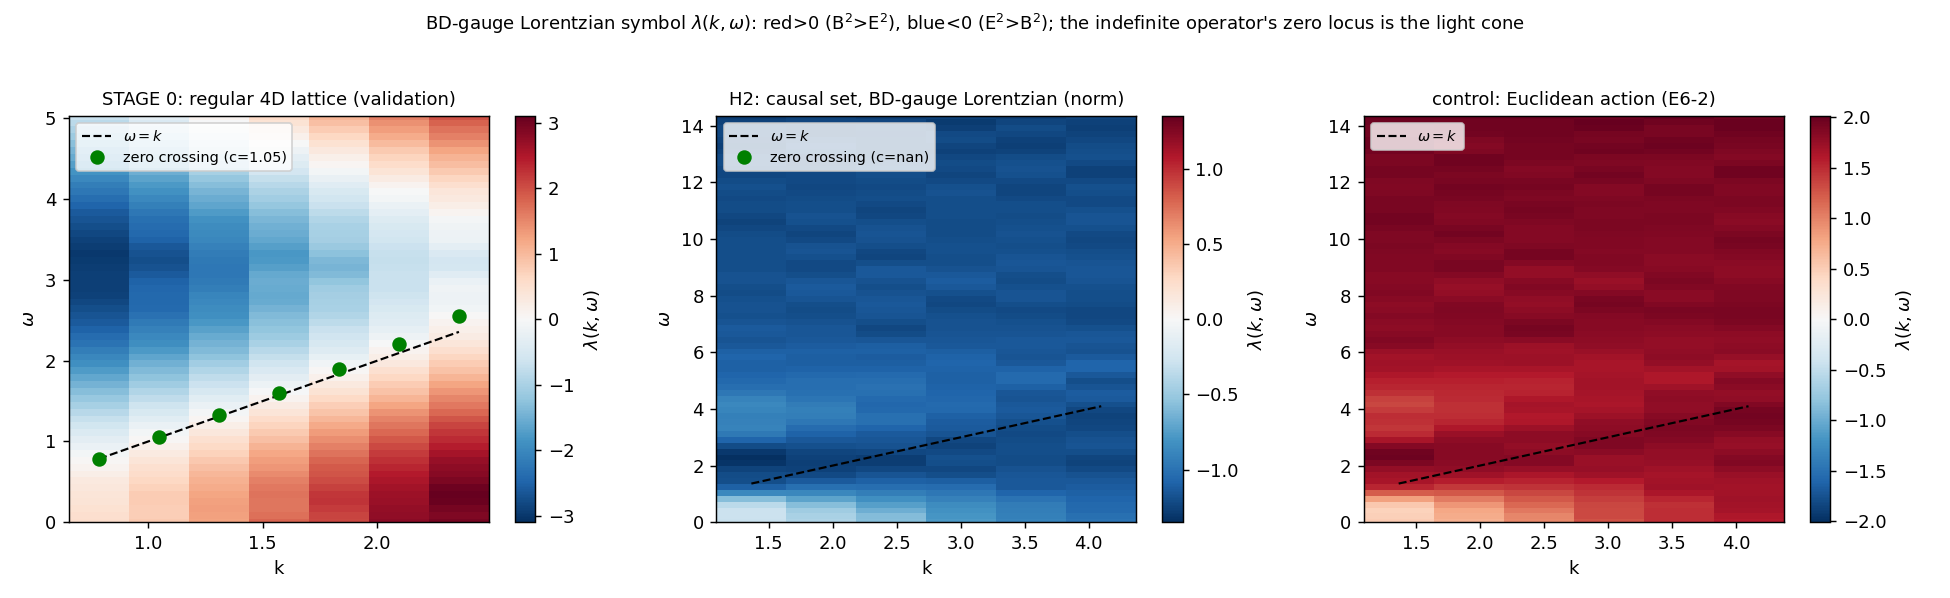

Source code (Python):
"""E6_3_bd_lorentzian.py -- gate H1 + H2 of the BD-gauge LORENTZIAN operator.

Pre-registered in E6_BD_GAUGE.md / E6_BD_GAUGE_LORENTZIAN. Builds the indefinite
(E^2-B^2) gauge operator M_L = B^T diag(w) B on causal-diamond plaquettes (e6_bd_core),
with w_P the Minkowski signature of each plaquette's area bivector (B-type +, E-type -).

Stages:
  STAGE 0 (mandatory validation): the SAME operator+symbol machinery on an OPEN regular
    4D lattice, where free Maxwell (omega=ck) is the known answer. The E/B split is exact
    there (axis-plane plaquettes). If the method does not recover ck on the lattice, no
    causal-set reading is trustworthy -- this isolates any causal-set failure as
    non-locality rather than a bug in the construction.
  H1 (causal sprinkling): gauge invariance of M_L to < 1e-10 (theta -> theta + G lam).
  H2 (causal sprinkling): the symbol lambda(k,omega)=<theta,M_L theta>/<theta,theta> for
    transverse plane-wave 1-forms; an INDEFINITE operator has a ZERO CROSSING (B^2=E^2),
    not a minimum -- we test whether the crossing follows omega=ck (c not inserted).
    The Euclidean naive action (mode='euclid', = E6-2) is run as the contrast control.

Central diagnostic figure: lambda(k,omega) for lattice (validation) and causal set.
c is the FITTED slope of the zero-crossing locus -- never inserted.
"""
from __future__ import annotations

import json
import sys
import time
from pathlib import Path

import numpy as np
import matplotlib
matplotlib.use("Agg")
import matplotlib.pyplot as plt

HERE = Path(__file__).resolve().parent
E5 = HERE.parent / "e5"
ORI = HERE.parents[1] / "vacuum_structure" / "orientation"
sys.path.insert(0, str(HERE)); sys.path.insert(0, str(E5)); sys.path.insert(0, str(ORI))
from e5_core import causal_diamond_plaquettes              # noqa: E402
from orientation_core import causal_link_graph             # noqa: E402
ROOT = HERE.parents[2]; sys.path.insert(0, str(ROOT / "src"))
from causal_core import sprinkle_box                       # noqa: E402
from e6_bd_core import (                                   # noqa: E402
    build_incidence, build_operator, plaquette_vertices, plaquette_bivectors,
    lorentzian_weights, transverse_pols, plane_wave_theta, zero_crossing)


# ====================================================================== #
# Open regular 4D lattice (validation substrate; time = axis 0)
# ====================================================================== #
def build_open_lattice(shape):
    shape = tuple(int(s) for s in shape); d = len(shape)
    coords = np.array(np.unravel_index(np.arange(int(np.prod(shape))), shape)).T
    pts = coords.astype(float)                              # (N,d), time = col 0
    nid = {tuple(c): i for i, c in enumerate(coords)}
    emap = {}; edges = []
    for i, c in enumerate(coords):
        for mu in range(d):
            cn = c.copy(); cn[mu] += 1
            if cn[mu] < shape[mu]:
                j = nid[tuple(cn)]
                lo, hi = (i, j) if i < j else (j, i)
                if (lo, hi) not in emap:
                    emap[(lo, hi)] = len(edges); edges.append((lo, hi))
    edges = np.array(edges, dtype=np.int64)

    def lid(u, v):
        return emap[(min(u, v), max(u, v))]
    plinks, psigns = [], []
    for i, c in enumerate(coords):
        for mu in range(d):
            for nu in range(mu + 1, d):
                cm = c.copy(); cm[mu] += 1
                cn = c.copy(); cn[nu] += 1
                cmn = c.copy(); cmn[mu] += 1; cmn[nu] += 1
                if cm[mu] >= shape[mu] or cn[nu] >= shape[nu]:
                    continue
                v0 = i; v1 = nid[tuple(cm)]; v2 = nid[tuple(cmn)]; v3 = nid[tuple(cn)]
                loop = [(v0, v1), (v1, v2), (v2, v3), (v3, v0)]
                plinks.append([lid(u, v) for (u, v) in loop])
                psigns.append([1.0 if u < v else -1.0 for (u, v) in loop])
    return pts, edges, np.array(plinks, np.int64), np.array(psigns, float)


# ====================================================================== #
# Symbol grid lambda(k,omega) via plaquette holonomies (no dense M needed)
# ====================================================================== #
def holonomies(plaq_links, plaq_signs, theta):
    return (plaq_signs * theta[plaq_links]).sum(axis=1)


def symbol_grid(edges, pts, plaq_links, plaq_signs, w, kmags, dirs, omegas):
    nk, nw = len(kmags), len(omegas)
    grid = np.zeros((nk, nw))
    for ik, km in enumerate(kmags):
        acc = np.zeros(nw); cnt = 0
        for dvec in dirs:
            kvec = km * dvec
            for eps in transverse_pols(dvec):
                for iw, om in enumerate(omegas):
                    th = plane_wave_theta(edges, pts, kvec, om, eps)
                    den = float(th @ th)
                    if den <= 1e-12:
                        continue
                    f = holonomies(plaq_links, plaq_signs, th)
                    acc[iw] += float(np.sum(w * f * f) / den)
                cnt += 1
        grid[ik] = acc / max(cnt, 1)
    cross = np.array([zero_crossing(omegas, grid[ik]) for ik in range(nk)])
    return grid, cross


def fit_c(kmags, cross):
    m = np.isfinite(cross)
    if m.sum() < 2:
        return np.nan, np.nan, int(m.sum())
    k = np.asarray(kmags)[m]; o = cross[m]
    c = float(np.sum(k * o) / np.sum(k * k))
    dev = float(np.sqrt(np.mean((o - c * k) ** 2)) / (np.sqrt(np.mean(o ** 2)) + 1e-12))
    return c, dev, int(m.sum())


# ====================================================================== #
def main():
    t0 = time.time()
    out = {}

    # ---------------- STAGE 0: regular-lattice validation ---------------- #
    pts_L, edges_L, pl_L, ps_L = build_open_lattice((8, 8, 8, 8))
    verts_L = plaquette_vertices(edges_L, pl_L, ps_L)
    _, e2_L, b2_L = plaquette_bivectors(pts_L, verts_L)
    w_L = lorentzian_weights(e2_L, b2_L, mode="sharp")     # exact on axis planes
    n_elec = int(np.sum(w_L < 0)); n_mag = int(np.sum(w_L > 0))
    # E/B classification sanity: electric planes (time involved) -> e2>0,b2=0
    cls_ok = bool(np.all((e2_L > 0) ^ (b2_L > 0)))         # each plaq purely E or B

    kmin_L = 2 * np.pi / 8
    kmags_L = np.linspace(kmin_L, 3.0 * kmin_L, 7)
    dirs = [np.array([1.0, 0, 0]), np.array([0, 1.0, 0]), np.array([0, 0, 1.0]),
            np.array([1, 1, 0]) / np.sqrt(2)]
    omegas_L = np.linspace(0.0, 1.6 * np.pi, 60)
    grid_L, cross_L = symbol_grid(edges_L, pts_L, pl_L, ps_L, w_L, kmags_L, dirs, omegas_L)
    cL, devL, nL = fit_c(kmags_L, cross_L)
    stage0_pass = bool(np.isfinite(cL) and 0.7 < cL < 1.4 and devL < 0.25 and cls_ok)
    out["stage0_lattice"] = {
        "shape": [8, 8, 8, 8], "n_plaq": int(pl_L.shape[0]),
        "n_electric": n_elec, "n_magnetic": n_mag, "EB_split_clean": cls_ok,
        "kmags": kmags_L.tolist(), "zero_crossing": cross_L.tolist(),
        "c_fit": cL, "rel_dev": devL, "n_crossings": nL, "pass": stage0_pass}

    # ---------------- causal sprinkling (same as E6-1/E6-2) ---------------- #
    rho, L_box = 0.5, 4.6
    rng = np.random.default_rng(1)
    pts = sprinkle_box(rho, [(0.0, L_box)] * 4, rng)
    g = causal_link_graph(pts)
    edges = g.edges
    _, pl, ps = causal_diamond_plaquettes(g, max_per_pair=3, seed=1)
    N = g.n; L = edges.shape[0]; P = pl.shape[0]

    # E/B population of the causal diamonds (physically central: is there magnetic content?)
    verts = plaquette_vertices(edges, pl, ps)
    _, e2c, b2c = plaquette_bivectors(pts, verts)
    w_norm = lorentzian_weights(e2c, b2c, mode="norm")
    w_sharp = lorentzian_weights(e2c, b2c, mode="sharp")
    frac_E = float(np.mean(b2c < e2c)); frac_B = float(np.mean(b2c > e2c))
    mean_wn = float(np.mean(w_norm))

    # ---------------- H1: gauge invariance of M_L (< 1e-10) ---------------- #
    M_L, B, G, _, _, _ = build_operator(edges, pl, ps, pts, N, mode="norm")
    rng2 = np.random.default_rng(7)
    h1 = []
    for _ in range(5):
        lam = rng2.standard_normal(N)
        r = M_L @ (G @ lam)
        h1.append(float(np.max(np.abs(r))))
    # normalise by operator scale so the threshold is meaningful
    scale = float(np.max(np.abs(M_L))) + 1e-30
    h1_max = max(h1); h1_rel = h1_max / scale
    H1_pass = h1_rel < 1e-10
    out["H1"] = {"BG_check_maxabs": float(np.max(np.abs(B @ G))),
                 "M_gauge_maxabs": h1_max, "operator_scale": scale,
                 "M_gauge_relative": h1_rel, "pass": bool(H1_pass)}

    # ---------------- H2: symbol zero crossing vs omega=ck ---------------- #
    kmin = 2 * np.pi / L_box
    kmags = np.linspace(kmin, 3.0 * kmin, 6)
    omegas = np.linspace(0.0, 3.5 * kmags[-1], 70)
    grids, crossings, cfits = {}, {}, {}
    for mode, w in [("norm", w_norm), ("sharp", w_sharp),
                    ("euclid", np.ones(P))]:
        gmode, cr = symbol_grid(edges, pts, pl, ps, w, kmags, dirs, omegas)
        c, dev, nc = fit_c(kmags, cr)
        grids[mode] = gmode; crossings[mode] = cr; cfits[mode] = (c, dev, nc)

    c_n, dev_n, nc_n = cfits["norm"]
    # H2 PASS: indefinite operator crosses zero along omega=ck, c~1, most k crossing
    H2_pass = bool(np.isfinite(c_n) and 0.7 < c_n < 1.4 and dev_n < 0.25
                   and nc_n >= max(2, len(kmags) - 1))
    # contrast: does the Euclidean control fail to cross (stays one sign)?
    eu_no_cross = bool(np.sum(np.isfinite(crossings["euclid"])) < 2)

    out["H2"] = {
        "kmags": kmags.tolist(),
        "frac_E_type": frac_E, "frac_B_type": frac_B, "mean_w_norm": mean_wn,
        "norm":   {"c_fit": c_n, "rel_dev": dev_n, "n_cross": nc_n,
                   "zero_crossing": crossings["norm"].tolist()},
        "sharp":  {"c_fit": cfits["sharp"][0], "rel_dev": cfits["sharp"][1],
                   "n_cross": cfits["sharp"][2],
                   "zero_crossing": crossings["sharp"].tolist()},
        "euclid": {"zero_crossing": crossings["euclid"].tolist(),
                   "no_crossing": eu_no_cross},
        "pass": H2_pass}

    # ---------------- verdict ---------------- #
    if not stage0_pass:
        tag = "STAGE0_FAIL"
        verdict = (f"STAGE 0 (lattice validation) FAILED: the operator+symbol method did "
                   f"NOT recover omega=ck on a regular 4D lattice (c={cL}, dev={devL}, "
                   f"EB_clean={cls_ok}). The construction is not validated; no causal-set "
                   f"reading is trustworthy. Fix the operator before any physics claim.")
    elif not H1_pass:
        tag = "H1_FAIL"
        verdict = (f"H1 FAIL: M_L not gauge-invariant (relative {h1_rel:.0e}). Should be "
                   f"automatic (F=d theta); a non-zero value signals a construction bug.")
    elif H2_pass:
        tag = "H2_PHOTON"
        verdict = (f"H1 PASS, STAGE0 PASS (lattice c={cL:.2f}), and H2 PASS: the BD-gauge "
                   f"Lorentzian symbol on the CAUSAL SET crosses zero along omega=ck with "
                   f"c={c_n:.2f} (dev {100*dev_n:.0f}%) -- the indefinite (E^2-B^2) split "
                   f"yields a relativistic dispersion the Euclidean action (E6-2) could "
                   f"not. Proceed to H3 (polarisation).")
    else:
        tag = "H2_FRONTIER"
        verdict = (f"H1 PASS, STAGE0 PASS (lattice c={cL:.2f} validates the method), but "
                   f"H2 does NOT pass on the CAUSAL SET: norm-mode c={c_n} dev={dev_n} "
                   f"crossings={nc_n}/{len(kmags)} (E-type frac={frac_E:.2f}, B-type "
                   f"frac={frac_B:.2f}, mean w={mean_wn:+.2f}). The indefinite signature is "
                   f"correct and gauge-invariant, and works on a manifold lattice, but the "
                   f"causal diamonds do not furnish the balanced E/B bivector content the "
                   f"Lorentzian cancellation needs -- the E5/E6-1 non-locality persists. "
                   f"FRONTIER (technical): signature solved, non-locality not.")
    out["verdict"] = verdict; out["verdict_tag"] = tag
    out["config"] = {"rho": rho, "L_box": L_box, "N": N, "L": L, "P": P}
    out["runtime_s"] = time.time() - t0

    (HERE / "E6_3_bd_lorentzian.json").write_text(json.dumps(out, indent=2))

    # ---------------- central diagnostic figure: lambda(k,omega) ---------------- #
    make_figure(kmags_L, omegas_L, grid_L, cross_L, cL,
                kmags, omegas, grids["norm"], crossings["norm"], c_n,
                grids["euclid"], HERE / "E6_3_bd_lorentzian.png")

    print(f"STAGE0 lattice: c={cL:.3f} dev={100*devL:.0f}% EB_clean={cls_ok} "
          f"-> {'PASS' if stage0_pass else 'FAIL'}")
    print(f"causal set: N={N} L={L} P={P}  E-type={frac_E:.2f} B-type={frac_B:.2f} "
          f"mean_w={mean_wn:+.2f}")
    print(f"H1 gauge inv: relative {h1_rel:.1e} -> {'PASS' if H1_pass else 'FAIL'}")
    print(f"H2 norm:  c={c_n} dev={dev_n} crossings={nc_n}/{len(kmags)} -> "
          f"{'PASS' if H2_pass else 'no'}")
    print(f"H2 sharp: c={cfits['sharp'][0]} dev={cfits['sharp'][1]} "
          f"crossings={cfits['sharp'][2]}/{len(kmags)}")
    print(f"H2 euclid (control): no_crossing={eu_no_cross}")
    print("\nVERDICT:", verdict)
    print(f"[{tag}] runtime {out['runtime_s']:.0f}s -> E6_3_bd_lorentzian.json + .png")


def make_figure(kL, oL, gL, crL, cL, kC, oC, gC, crC, cC, gEu, path):
    fig, ax = plt.subplots(1, 3, figsize=(15, 4.6))
    for a, (k, o, g, cr, c, title) in zip(ax, [
            (kL, oL, gL, crL, cL, "STAGE 0: regular 4D lattice (validation)"),
            (kC, oC, gC, crC, cC, "H2: causal set, BD-gauge Lorentzian (norm)"),
            (kC, oC, gEu, None, None, "control: Euclidean action (E6-2)")]):
        vmax = np.nanmax(np.abs(g)) + 1e-12
        im = a.pcolormesh(k, o, g.T, shading="auto", cmap="RdBu_r",
                          vmin=-vmax, vmax=vmax)
        fig.colorbar(im, ax=a, label=r"$\lambda(k,\omega)$")
        kk = np.linspace(k.min(), k.max(), 50)
        a.plot(kk, kk, "k--", lw=1.2, label=r"$\omega=k$")
        if cr is not None:
            mfin = np.isfinite(cr)
            a.plot(np.asarray(k)[mfin], cr[mfin], "go", ms=7,
                   label=f"zero crossing (c={c:.2f})")
        a.set_xlabel("k"); a.set_ylabel(r"$\omega$"); a.set_title(title, fontsize=10)
        a.legend(loc="upper left", fontsize=8); a.set_ylim(o.min(), o.max())
    fig.suptitle(r"BD-gauge Lorentzian symbol $\lambda(k,\omega)$: red>0 (B$^2$>E$^2$), "
                 r"blue<0 (E$^2$>B$^2$); the indefinite operator's zero locus is the "
                 r"light cone", fontsize=10)
    fig.tight_layout(rect=[0, 0, 1, 0.96])
    fig.savefig(path, dpi=130); plt.close(fig)


if __name__ == "__main__":
    main()
